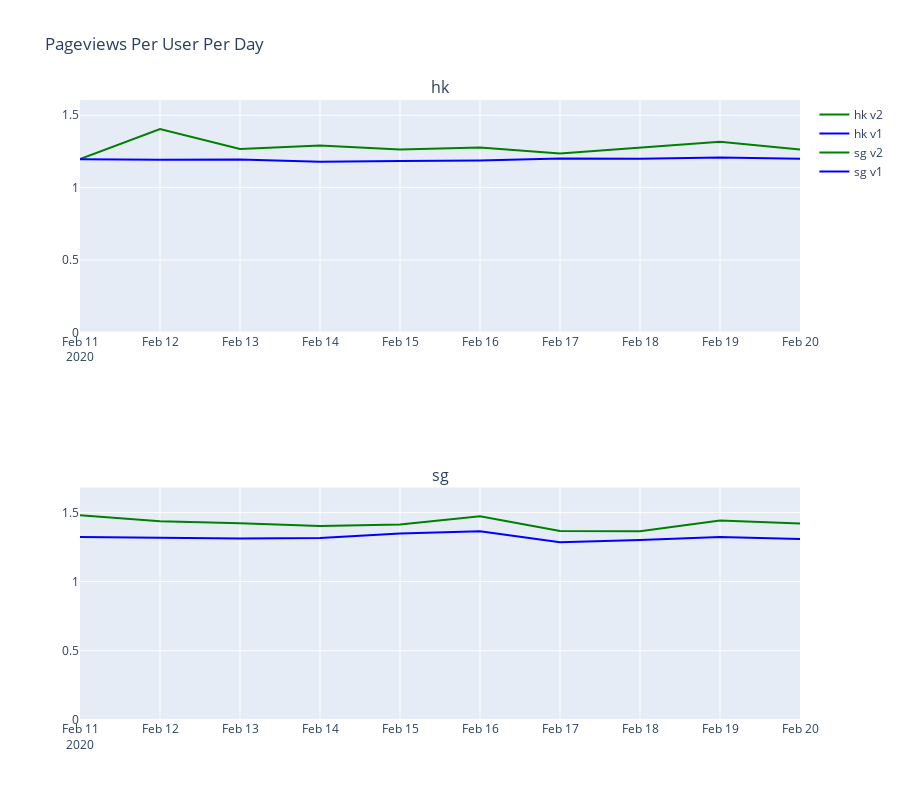

Notebook source saved alongside this figure:
### Code cell
countries = pv2.country_code.unique()
num_countries = len(countries)

is_test_states = [True, False]
num_unique_states = len(is_test_states)

fig = py.subplots.make_subplots(rows=num_countries, cols=1, subplot_titles=countries)

for i, country in enumerate(countries):
    max_val = 0
    for test_state in is_test_states:
        color = "green" if test_state else "blue"
        line_label = country+" "+("v2" if test_state else "v1")
        dates = pv2[pv2.country_code==country].date
        values = pv2[(pv2.country_code==country)]["aggregates", "pageviews_per_user", test_state].values 
        max_val = max(max_val, max(values))
        fig.add_trace(go.Scatter(x=dates, y=values, mode='lines', name=line_label, line_color=color), row=i+1, col=1)
    fig.update_yaxes(range = [0, max_val+0.2], row=i+1, col=1)
    
fig.update_layout(height=800, title="Pageviews Per User Per Day")

fig.show()

### Figure 1 — Plotly figure (JSON) as saved in the notebook; plotly's stock layout.template omitted (floating-point values rounded to 4 significant figures)
{"data": [{"line": {"color": "green"}, "mode": "lines", "name": "hk v2", "type": "scatter", "x": ["2020-02-11", "2020-02-12", "2020-02-13", "2020-02-14", "2020-02-15", "2020-02-16", "2020-02-17", "2020-02-18", "2020-02-19", "2020-02-20"], "xaxis": "x", "y": [1.198, 1.405, 1.267, 1.291, 1.263, 1.278, 1.236, 1.277, 1.318, 1.263], "yaxis": "y"}, {"line": {"color": "blue"}, "mode": "lines", "name": "hk v1", "type": "scatter", "x": ["2020-02-11", "2020-02-12", "2020-02-13", "2020-02-14", "2020-02-15", "2020-02-16", "2020-02-17", "2020-02-18", "2020-02-19", "2020-02-20"], "xaxis": "x", "y": [1.197, 1.193, 1.195, 1.18, 1.185, 1.188, 1.202, 1.2, 1.208, 1.199], "yaxis": "y"}, {"line": {"color": "green"}, "mode": "lines", "name": "sg v2", "type": "scatter", "x": ["2020-02-11", "2020-02-12", "2020-02-13", "2020-02-14", "2020-02-15", "2020-02-16", "2020-02-17", "2020-02-18", "2020-02-19", "2020-02-20"], "xaxis": "x2", "y": [1.48, 1.436, 1.421, 1.402, 1.412, 1.473, 1.366, 1.364, 1.441, 1.419], "yaxis": "y2"}, {"line": {"color": "blue"}, "mode": "lines", "name": "sg v1", "type": "scatter", "x": ["2020-02-11", "2020-02-12", "2020-02-13", "2020-02-14", "2020-02-15", "2020-02-16", "2020-02-17", "2020-02-18", "2020-02-19", "2020-02-20"], "xaxis": "x2", "y": [1.322, 1.316, 1.312, 1.316, 1.348, 1.364, 1.284, 1.3, 1.322, 1.308], "yaxis": "y2"}], "layout": {"annotations": [{"font": {"size": 16}, "showarrow": false, "text": "hk", "x": 0.5, "xanchor": "center", "xref": "paper", "y": 1, "yanchor": "bottom", "yref": "paper"}, {"font": {"size": 16}, "showarrow": false, "text": "sg", "x": 0.5, "xanchor": "center", "xref": "paper", "y": 0.375, "yanchor": "bottom", "yref": "paper"}], "height": 800, "title": {"text": "Pageviews Per User Per Day"}, "xaxis": {"anchor": "y", "domain": [0, 1]}, "xaxis2": {"anchor": "y2", "domain": [0, 1]}, "yaxis": {"anchor": "x", "domain": [0.625, 1], "range": [0, 1.605]}, "yaxis2": {"anchor": "x2", "domain": [0, 0.375], "range": [0, 1.68]}}}
